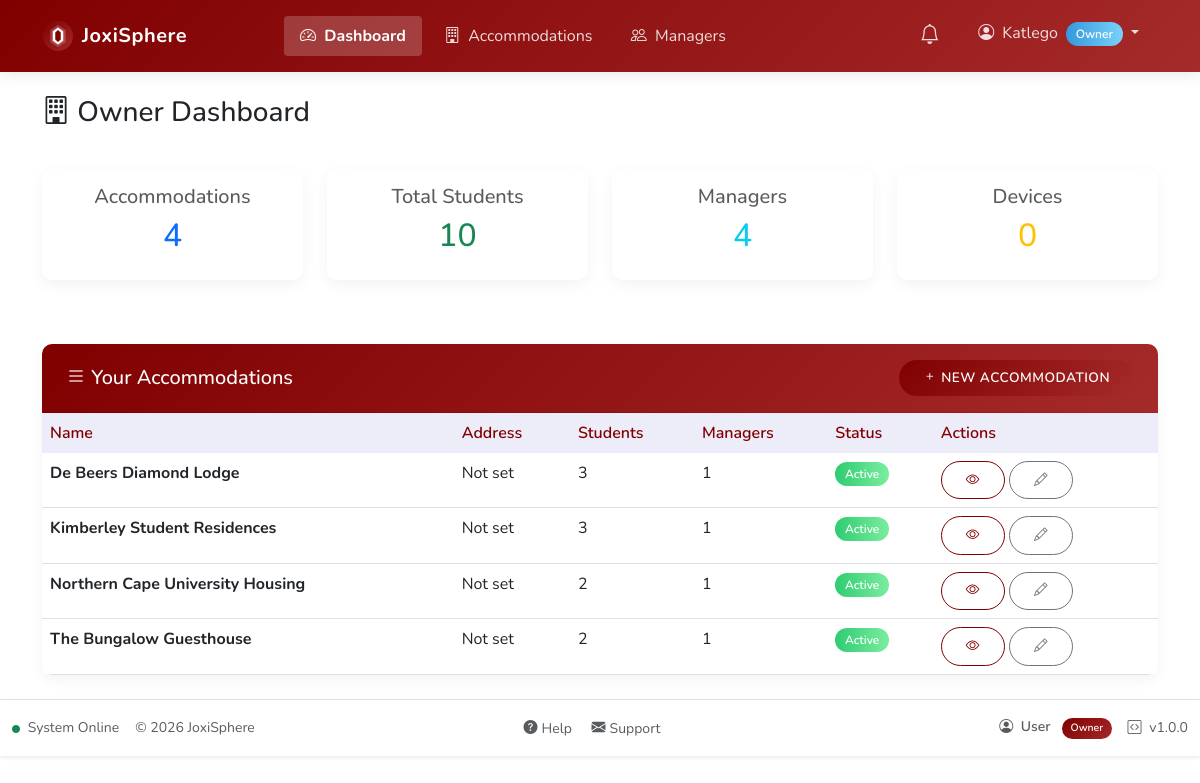
The app's page /dashboard.php (signed in) with its own data.
### tables this page shows
CREATE TABLE IF NOT EXISTS accommodations (
    id INT AUTO_INCREMENT PRIMARY KEY,
    name VARCHAR(100) NOT NULL,
    address_line1 VARCHAR(255) NULL,
    address_line2 VARCHAR(255) NULL,
    city VARCHAR(100) NULL,
    province VARCHAR(100) NULL,
    postal_code VARCHAR(20) NULL,
    map_url VARCHAR(500) NULL,
    max_students INT UNSIGNED NULL,
    contact_phone VARCHAR(20) NULL,
    contact_email VARCHAR(100) NULL,
    notes TEXT NULL,
    owner_id INT NOT NULL,
    created_at TIMESTAMP DEFAULT CURRENT_TIMESTAMP,
    updated_at TIMESTAMP DEFAULT CURRENT_TIMESTAMP ON UPDATE CURRENT_TIMESTAMP,
    FOREIGN KEY (owner_id) REFERENCES users(id) ON DELETE CASCADE
);

### public/dashboard.php (the view, shortened to what the rows shown need)
<?php
include '../includes/page-template.php';
$currentRole = $_SESSION['user_role'] ?? 'student';
switch ($currentRole) {
    case 'owner':
        $accommodations = QueryService::getUserAccommodations($conn, $_SESSION['user_id'], 'owner');
        break;
}
$dashboardData = [];
switch ($currentRole) {
    case 'owner':
        $dashboardData = getDashboardDataOwner($conn, $_SESSION['user_id']);
        break;
}
function getDashboardDataOwner($conn, $userId) {
    $data = [];
    $selectedAccommodation = null;
    $allAccommodations = QueryService::getUserAccommodations($conn, $userId, 'owner');
    if (empty($allAccommodations)) {
        $data['accommodations'] = [];
    } else {
        $currentAccommodationId = null;
        if (isset($_SESSION['current_accommodation']['id'])) {
            $currentAccommodationId = $_SESSION['current_accommodation']['id'];
        } else {
            $currentAccommodationId = $allAccommodations[0]['id'] ?? null;
            if ($currentAccommodationId) {
                $_SESSION['current_accommodation'] = ['id' => $currentAccommodationId];
            }
        }
        if ($currentAccommodationId) {
            $data['accommodations'] = array_values(array_filter($allAccommodations, function($acc) use ($currentAccommodationId) {
                return ($acc['id'] ?? null) === $currentAccommodationId;
            }));
        } else {
            $data['accommodations'] = [];
        }
        $selectedAccommodation = $data['accommodations'][0] ?? null;
    }
    $data['accommodations'] = array_values($allAccommodations);
    $totalStudents = 0;
    $totalManagers = 0;
    $totalDevices = 0;
    foreach ($data['accommodations'] as $accommodation) {
        $totalStudents += countStudentsByStatus($conn, $accommodation['id']);
        $totalManagers += countAccommodationManagers($conn, $accommodation['id']);
        $totalDevices += countAccommodationDevices($conn, $accommodation['id']);
    }
    $data['stats'] = [
        'accommodations' => count($allAccommodations),
        'students' => $totalStudents,
        'managers' => $totalManagers,
        'devices' => $totalDevices,
    ];
    if (!empty($selectedAccommodation['id'])) {
        $accommodationId = $selectedAccommodation['id'];
        $data['recentActivity'] = ActivityLogger::getAccommodationActivityLog($accommodationId, 10, 0);
    } else {
        $data['recentActivity'] = [];
    }
    return $data;
}
function countStudentsByStatus($conn, $accommodationId, $status = null) {
    $query = "SELECT COUNT(*) as count FROM students WHERE accommodation_id = ?";
    $params = [$accommodationId];
    $types = "i";
    $stmt = safeQueryPrepare($conn, $query);
    $stmt->bind_param($types, ...$params);
    $stmt->execute();
    $result = $stmt->get_result()->fetch_assoc();
    return (int)($result['count'] ?? 0);
}
function countAccommodationManagers($conn, $accommodationId) {
    $query = "SELECT COUNT(*) as count FROM user_accommodation WHERE accommodation_id = ?";
    $stmt = safeQueryPrepare($conn, $query);
    $stmt->bind_param("i", $accommodationId);
    $stmt->execute();
    $result = $stmt->get_result()->fetch_assoc();
    return (int)($result['count'] ?? 0);
}
function countAccommodationDevices($conn, $accommodationId) {
    $query = "SELECT COUNT(*) as count FROM user_devices d
              JOIN students s ON d.user_id = s.user_id
              WHERE s.accommodation_id = ?";
    $stmt = safeQueryPrepare($conn, $query);
    $stmt->bind_param("i", $accommodationId);
    $stmt->execute();
    $result = $stmt->get_result()->fetch_assoc();
    return (int)($result['count'] ?? 0);
}
?>
<div class="container mt-4">
    <?php if ($currentRole === 'manager'): ?>
        <div class="row mb-4">
            <div class="col-12">
                <h1 class="h3 mb-1">
                    <i class="bi bi-speedometer2"></i> Manager Dashboard
                </h1>
                <p class="text-muted mb-3">
                    <?= htmlspecialchars($dashboardData['accommodation']['name'] ?? 'Accommodation', ENT_QUOTES, 'UTF-8') ?>
                </p>
            </div>
        </div>
        <?php include __DIR__ . '/../includes/components/accommodation-switcher-bar.php'; ?>
        <div class="row mb-4">
            <div class="col-md-3 mb-3">
                <div class="card text-center">
                    <div class="card-body">
                        <h5 class="card-title text-muted">Active Students</h5>
                        <h2 class="text-primary"><?= $dashboardData['students']['active'] ?></h2>
                        <small class="text-muted">/<?= $dashboardData['students']['total'] ?> total</small>
                    </div>
                </div>
            </div>
            <div class="col-md-3 mb-3">
                <div class="card text-center">
                    <div class="card-body">
                        <h5 class="card-title text-muted">Pending Students</h5>
                        <h2 class="text-warning"><?= $dashboardData['students']['pending'] ?></h2>
                        <small class="text-muted">Awaiting activation</small>
                    </div>
                </div>
            </div>
            <div class="col-md-3 mb-3">
                <div class="card text-center">
                    <div class="card-body">
                        <h5 class="card-title text-muted">Codes Available</h5>
                        <h2 class="text-success"><?= $dashboardData['codes']['unused'] ?></h2>
                        <small class="text-muted">/<?= $dashboardData['codes']['total'] ?> total</small>
                    </div>
                </div>
            </div>
            <div class="col-md-3 mb-3">
                <div class="card text-center">
                    <div class="card-body">
                        <h5 class="card-title text-muted">
                            <a href="accommodations.php" class="text-decoration-none">Manage</a>
                        </h5>
                        <small><a href="students.php" class="btn btn-sm btn-outline-primary">View Students</a></small>
                    </div>
                </div>
            </div>
        </div>
        <div class="row mb-4">
            <div class="col-12">
                <div class="card">
                    <div class="card-header bg-light">
                        <h5 class="mb-0"><i class="bi bi-people"></i> Recent Students</h5>
                    </div>
                    <div class="card-body p-0">
                        <table class="table table-hover mb-0">
                            <thead class="table-light">
                                <tr>
                                    <th>Name</th>
                                    <th>Email</th>
                                    <th>Room</th>
                                    <th>Status</th>
                                    <th>Devices</th>
                                    <th>Actions</th>
                                </tr>
                            </thead>
                            <tbody>
                                <?php foreach ($dashboardData['recentStudents'] as $student): ?>
                                    <tr>
                                        <td><strong><?= htmlspecialchars($student['first_name'] . ' ' . $student['last_name'], ENT_QUOTES, 'UTF-8') ?></strong></td>
                                        <td><?= htmlspecialchars($student['email'], ENT_QUOTES, 'UTF-8') ?></td>
                                        <td><?= htmlspecialchars($student['room_number'] ?? 'N/A', ENT_QUOTES, 'UTF-8') ?></td>
                                        <td>
                                            <span class="badge bg-<?= ($student['status'] === 'active') ? 'success' : (($student['status'] === 'pending') ? 'warning' : 'danger') ?>">
                                                <?= ucfirst($student['status']) ?>
                                            </span>
                                        </td>
                                        <td><small><?= $student['device_count'] ?> device(s)</small></td>
                                        <td>
                                            <a href="student-details.php?student_id=<?= $student['id'] ?>" class="btn btn-sm btn-outline-primary">
                                                <i class="bi bi-eye"></i>
                                            </a>
                                        </td>
                                    </tr>
                                <?php endforeach; ?>
                            </tbody>
                        </table>
                    </div>
                </div>
            </div>
        </div>
        <div class="row">
            <div class="col-12">
                <div class="card">
                    <div class="card-header bg-light">
                        <h5 class="mb-0"><i class="bi bi-clock-history"></i> Recent Activity</h5>
                    </div>
                    <div class="card-body">
                        <?php if (!empty($dashboardData['recentActivity'])): ?>
                            <ul class="list-group list-group-flush">
                                <?php foreach (array_slice($dashboardData['recentActivity'], 0, 10) as $activity): ?>
                                    <li class="list-group-item">
                                        <small class="text-muted">
                                            <strong><?= htmlspecialchars($activity['first_name'] . ' ' . $activity['last_name'], ENT_QUOTES, 'UTF-8') ?? 'Unknown' ?></strong>
                                        </small>
                                        <br>
                                        <small><?= htmlspecialchars($activity['action'] ?? 'N/A', ENT_QUOTES, 'UTF-8') ?></small>
                                        <br>
                                        <small class="text-muted"><?= date('M j, Y H:i', strtotime($activity['timestamp'] ?? 'now')) ?></small>
                                    </li>
                                <?php endforeach; ?>
                            </ul>
                        <?php else: ?>
                            <p class="text-muted">No recent activity</p>
                        <?php endif; ?>
                    </div>
                </div>
            </div>
        </div>
    <?php elseif ($currentRole === 'owner'): ?>
        <div class="row mb-4">
            <div class="col-12">
                <h1 class="h3 mb-3"><i class="bi bi-building"></i> Owner Dashboard</h1>
            </div>
        </div>
        <div class="row mb-4">
            <div class="col-md-3 mb-3">
                <div class="card text-center">
                    <div class="card-body">
                        <h2 class="text-primary"><?= $dashboardData['stats']['accommodations'] ?></h2>
                    </div>
                </div>
            </div>
            <div class="col-md-3 mb-3">
                <div class="card text-center">
                    <div class="card-body">
                        <h2 class="text-success"><?= $dashboardData['stats']['students'] ?></h2>
                    </div>
                </div>
            </div>
            <div class="col-md-3 mb-3">
                <div class="card text-center">
                    <div class="card-body">
                        <h2 class="text-info"><?= $dashboardData['stats']['managers'] ?></h2>
                    </div>
                </div>
            </div>
            <div class="col-md-3 mb-3">
                <div class="card text-center">
                    <div class="card-body">
                        <h2 class="text-warning"><?= $dashboardData['stats']['devices'] ?></h2>
                    </div>
                </div>
            </div>
        </div>
        <div class="row">
            <div class="col-12">
                <div class="card">
                    <div class="card-body p-0">
                        <?php if (!empty($dashboardData['accommodations'])): ?>
                            <table class="table table-hover mb-0">
                                <thead class="table-light">
                                    <tr>
                                        <th>Name</th>
                                        <th>Address</th>
                                        <th>Students</th>
                                        <th>Managers</th>
                                        <th>Status</th>
                                        <th>Actions</th>
                                    </tr>
                                </thead>
                                <tbody>
                                    <?php foreach ($dashboardData['accommodations'] as $accom): ?>
                                        <tr>
                                            <td><strong><?= htmlspecialchars($accom['name'], ENT_QUOTES, 'UTF-8') ?></strong></td>
                                            <td><?= htmlspecialchars($accom['address'] ?? 'N/A', ENT_QUOTES, 'UTF-8') ?></td>
                                            <td><?= countStudentsByStatus($conn, $accom['id']) ?></td>
                                            <td><?= countAccommodationManagers($conn, $accom['id']) ?></td>
                                            <td><span class="badge bg-success">Active</span></td>
                                            <td>
                                                <a href="view-accommodation.php?id=<?= $accom['id'] ?>" class="btn btn-sm btn-outline-primary">
                                                    <i class="bi bi-eye"></i>
                                                </a>
                                                <a href="edit-accommodation.php?id=<?= $accom['id'] ?>" class="btn btn-sm btn-outline-secondary">
                                                    <i class="bi bi-pencil"></i>
                                                </a>
                                            </td>
                                        </tr>
                                    <?php endforeach; ?>
                                </tbody>
                            </table>
                        <?php else: ?>
                            <div class="p-4 text-center text-muted">
                                <p>No accommodations yet. <a href="create-accommodation.php">Create one now</a></p>
                            </div>
                        <?php endif; ?>
                    </div>
                </div>
            </div>
        </div>
    <?php endif; ?>
</div>

### records on screen
accommodations: name "De Beers Diamond Lodge", address "Not set", id "3", id "1"
accommodations: name "Kimberley Student Residences", address "Not set", id "3", id "1"
accommodations: name "Northern Cape University Housing", address "Not set", id "2", id "1"
accommodations: name "The Bungalow Guesthouse", address "Not set", id "2", id "1"

### other values on screen
APP_NAME "JoxiSphere"
$item['text'] "Dashboard"
$item['text'] "Accommodations"
$item['text'] "Managers"
$_SESSION['username'] "Katlego"
$userRole "Owner"
$dashboardData['stats']['accommodations'] "4"
$dashboardData['stats']['students'] "10"
$dashboardData['stats']['managers'] "4"
$dashboardData['stats']['devices'] "0"
$userName "User"
